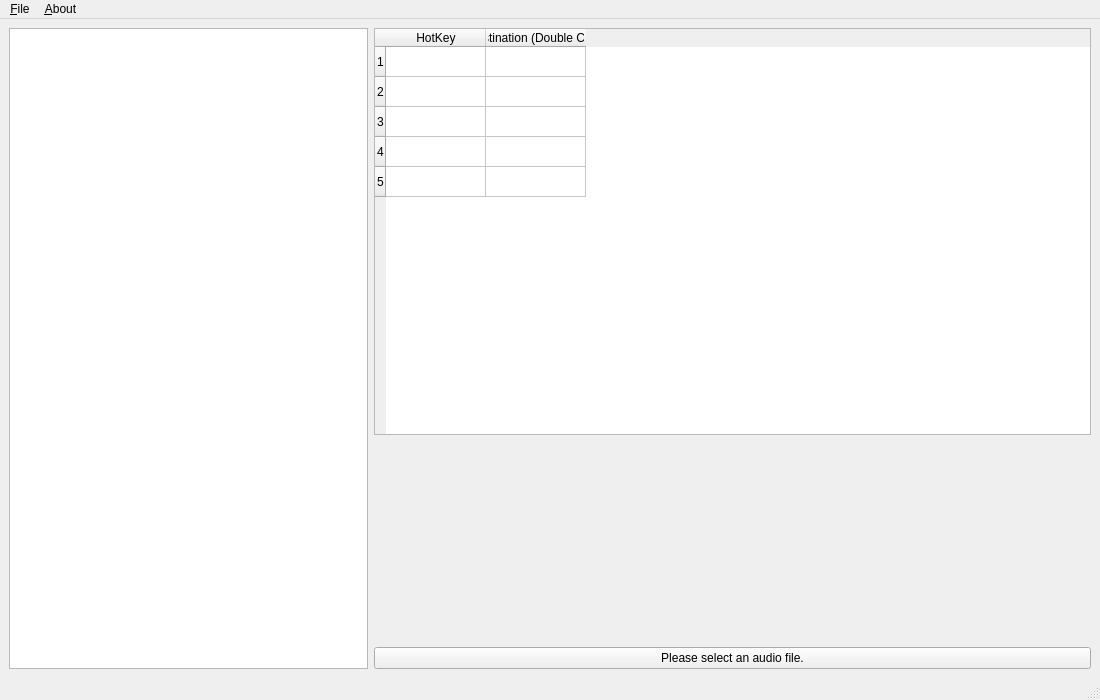
<?xml version="1.0" encoding="UTF-8"?>
<ui version="4.0">
 <class>MainWindow</class>
 <widget class="QMainWindow" name="MainWindow">
  <property name="geometry">
   <rect>
    <x>0</x>
    <y>0</y>
    <width>1100</width>
    <height>700</height>
   </rect>
  </property>
  <property name="windowTitle">
   <string>Audio Sorter</string>
  </property>
  <widget class="QWidget" name="centralWidget">
   <layout class="QHBoxLayout" name="horizontalLayout" stretch="1,2">
    <item>
     <widget class="QTreeView" name="treeView"/>
    </item>
    <item>
     <layout class="QVBoxLayout" name="verticalLayout">
      <item>
       <widget class="QTableWidget" name="tableFolders">
        <property name="rowCount">
         <number>5</number>
        </property>
        <property name="columnCount">
         <number>2</number>
        </property>
        <row/>
        <row/>
        <row/>
        <row/>
        <row/>
        <column>
         <property name="text">
          <string>HotKey</string>
         </property>
        </column>
        <column>
         <property name="text">
          <string>Target Destination (Double Click to Set)</string>
         </property>
        </column>
       </widget>
      </item>
      <item>
          <layout class="QHBoxLayout" name="waveformLayout">
            <item>
              <widget class="LevelMeter" name="levelMeter" native="true">
               <property name="minimumSize"><size><width>20</width><height>200</height></size></property>
              </widget>
            </item>
            <item>
              <widget class="WaveformWidget" name="waveform" native="true">
               <property name="minimumSize"><size><width>0</width><height>200</height></size></property>
              </widget>
            </item>
          </layout>
      </item>
      <item>
       <widget class="QPushButton" name="btnMain">
        <property name="text">
         <string>Please select an audio file.</string>
        </property>
       </widget>
      </item>
     </layout>
    </item>
   </layout>
  </widget>
  <widget class="QMenuBar" name="menubar">
   <property name="geometry">
    <rect>
     <x>0</x>
     <y>0</y>
     <width>1100</width>
     <height>24</height>
    </rect>
   </property>
   <widget class="QMenu" name="menu_File">
    <property name="title">
     <string>&amp;File</string>
    </property>
    <addaction name="action_Open_Folder"/>
    <addaction name="separator"/>
    <addaction name="action_Preferences"/>
    <addaction name="separator"/>
    <addaction name="actionE_xit"/>
   </widget>
   <widget class="QMenu" name="menuAbout">
    <property name="title">
     <string>&amp;About</string>
    </property>
    <addaction name="actionAbout_Sound_Organizer"/>
   </widget>
   <addaction name="menu_File"/>
   <addaction name="menuAbout"/>
  </widget>
  <widget class="QStatusBar" name="statusbar"/>
  <action name="action_Open_Folder">
   <property name="text">
    <string>&amp;Open Folder</string>
   </property>
  </action>
  <action name="action_Preferences">
   <property name="text">
    <string>&amp;Preferences</string>
   </property>
  </action>
  <action name="actionAbout_Sound_Organizer">
   <property name="text">
    <string>A&amp;bout Sound Organizer</string>
   </property>
  </action>
  <action name="actionE_xit">
   <property name="text">
    <string>E&amp;xit</string>
   </property>
  </action>
 </widget>
    <customwidgets>
      <customwidget>
       <class>LevelMeter</class>
       <extends>QWidget</extends>
       <header>level_meter</header>
      </customwidget>
      <customwidget>
       <class>WaveformWidget</class>
       <extends>QWidget</extends>
       <header>waveform_widget</header>
      </customwidget>
    </customwidgets>
 <resources/>
 <connections/>
</ui>
